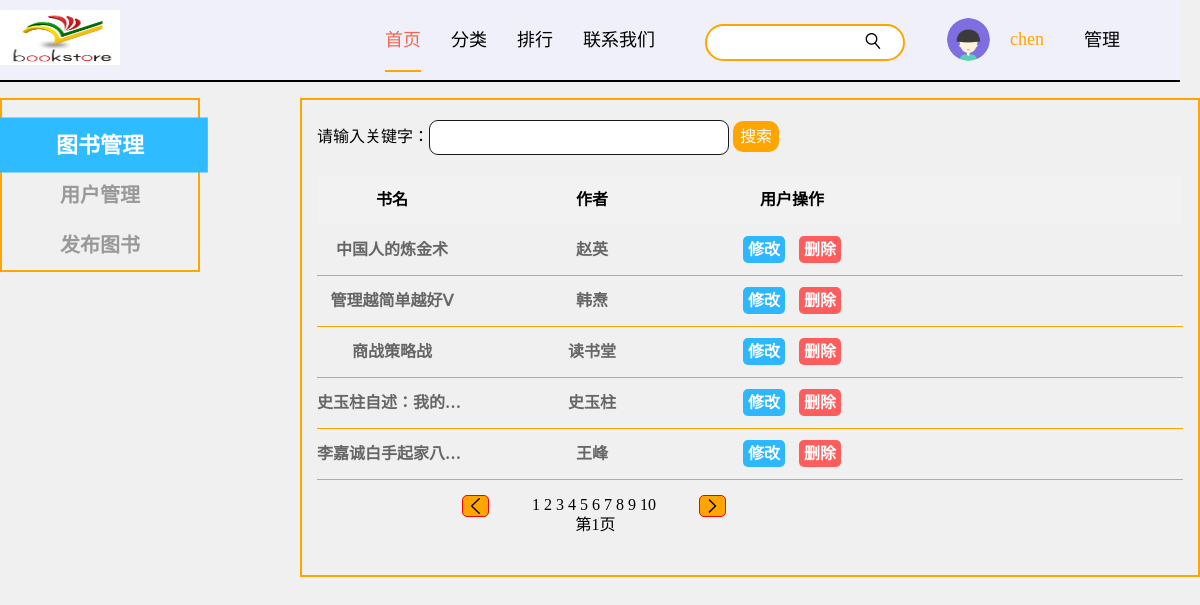
The page /index.php?url=./php/admin.php (signed in) on the database its author committed.
### tables this page shows
CREATE TABLE `booklist` (
  `book_id` int(10) NOT NULL AUTO_INCREMENT,
  `title` char(20) NOT NULL,
  `author` char(20) NOT NULL,
  `word` char(10) NOT NULL,
  `details` text NOT NULL,
  `hot` int(10) NOT NULL,
  `img` text NOT NULL,
  `url` text NOT NULL,
  `class` char(10) NOT NULL,
  PRIMARY KEY (`book_id`)
);

### php/admin.php (the view, shortened to what this page needs)
<?php
include_once("functions/page.php");
$page_size = 5;
if (isset($_GET["page_current"])) {
    $page_current = $_GET["page_current"];
} else {
    $page_current = 1;
}
$start = ($page_current - 1) * $page_size;
$result_sql = "select * from bookList order by book_id desc limit $start,$page_size";
$result_set = mysql_query($result_sql);
?>
<link rel="stylesheet" href="./css/admin.css">
<div class="admin contain">
    <div class="adminLeft fl">
        <ul>
            <li class="bookList_admin active">图书管理</li>
            <li class="user_admin">用户管理</li>
            <li class="news_add">发布图书</li>
        </ul>
    </div>
    <div class="adminRight fr">
        <div class="bookList">
            请输入关键字：<input type="text" class="adminSearch" value="<?php echo isset($_GET['item']) ? $_GET['item'] : '';?>">
            <a class="Btn">搜索</a>
            <ul class="bookList-title">
                <li>书名</li>
                <li>作者</li>
                <li>用户操作</li>
            </ul>
            <ul class="bookList-content">
                    <?php
                    while($row = mysql_fetch_array($result_set)){
                    ?>
                    <li>
                        <div><?php echo $row['title']?></div>
                        <div><?php echo $row['author']?></div>
                        <div><a href="index.php?url=./php/edit.php&book_id=<?php echo $row['book_id']?>" class="user-office">修改</a>
                        <a href="index.php?url=./php/book_delete.php&book_id=<?php echo $row['book_id']?>" class="user-delete">删除</a>
                        </div>
                    </li>
                    <?php
                    }
                    ?>
            </ul>
        </div>
    </div>
</div>

### css/index.css (style rules this page uses)
html,body { width: 100%; height: 100%; }
input[type="text"],input[type="password"] { border: 1.5px solid #1d1818; width: 70%; box-sizing: border-box; border-radius: 9px; height: 35px; text-indent: 1em; font-size: 14px; color: #5d636e; font-family: "PingFngSC-Mdeimu"; }
input[type="text"]::placeholder,input[type="password"]::placeholder { color: #ccc; }

### css/admin.css (style rules this page uses)
.admin { height: 500px; }
.admin .adminLeft { width: 200px; height: 100%; }
.admin .adminRight { width: 900px; height: 100%; }
.admin .adminLeft ul { padding-top: 20px; border: 2px solid orange; }
.admin .adminLeft ul li { height: 50px; line-height: 50px; font-size: 20px; color: #999; font-weight: bold; text-align: center; transition: .3s; overflow: hidden; }
.admin .adminLeft ul li.active { background-color: #2EBBFF; transform: scale(1.1); color: #fff; }
.admin .adminRight .bookList { display: block; padding: 0 15px; border: 2px solid orange; }
.admin .adminRight .bookList .adminSearch { width: 300px; margin-top: 20px; }
.admin .adminRight .bookList .Btn { padding: 7px; background-color: orange; border-radius: 10px; color: #fff; cursor: pointer; }
.admin .adminRight .bookList .bookList-title { height: 50px; line-height: 50px; margin-top: 20px; background-color: #F2F2F2; }
.admin .adminRight .bookList .bookList-title li { float: left; width: 150px; margin-right: 50px; text-align: center; font-weight: bold; font-size: 16px; }
.admin .adminRight .bookList .bookList-content { height: 350px; }
.admin .adminRight .bookList .bookList-content li { height: 50px; line-height: 50px; border-bottom: 1px solid orange; transition: .1s; white-space: nowrap; }
.admin .adminRight .bookList .bookList-content li div:first-child { overflow: hidden; text-overflow: ellipsis; -webkit-line-clamp: 1; -webkit-box-orient: vertical; }
.admin .adminRight .bookList .bookList-content li > div { float: left; width: 150px; height: 50px; line-height: 50px; margin-right: 50px; text-align: center; font-weight: bold; font-size: 16px; color: #666; }
.admin .adminRight .bookList .bookList-content li > div > a { margin: 5px; padding: 5px; border-radius: 5px; color: #fff; }
.admin .adminRight .bookList .bookList-content li > div .user-office { background-color: #2DB7FF; }
.admin .adminRight .bookList .bookList-content li > div .user-delete { background-color: #FE5D5E; }

### index.php (style rules this page uses)
.contain { width: 1200px; margin: 0 auto; }
ul li { list-style: none; }
.fl { float: left; }
.fr { float: right; }

### rows shown on the page
booklist: title "中国人的炼金术", author "赵英"
booklist: title "管理越简单越好Ⅴ", author "韩焘"
booklist: title "商战策略战", author "读书堂"
booklist: title "史玉柱自述：我的…", author "史玉柱"
booklist: title "李嘉诚白手起家八…", author "王峰"

### other values the page prints
$_SESSION['name'] "chen"
$j "1 2 3 4 5 6 7 8 9 10"
$page_current "1"
